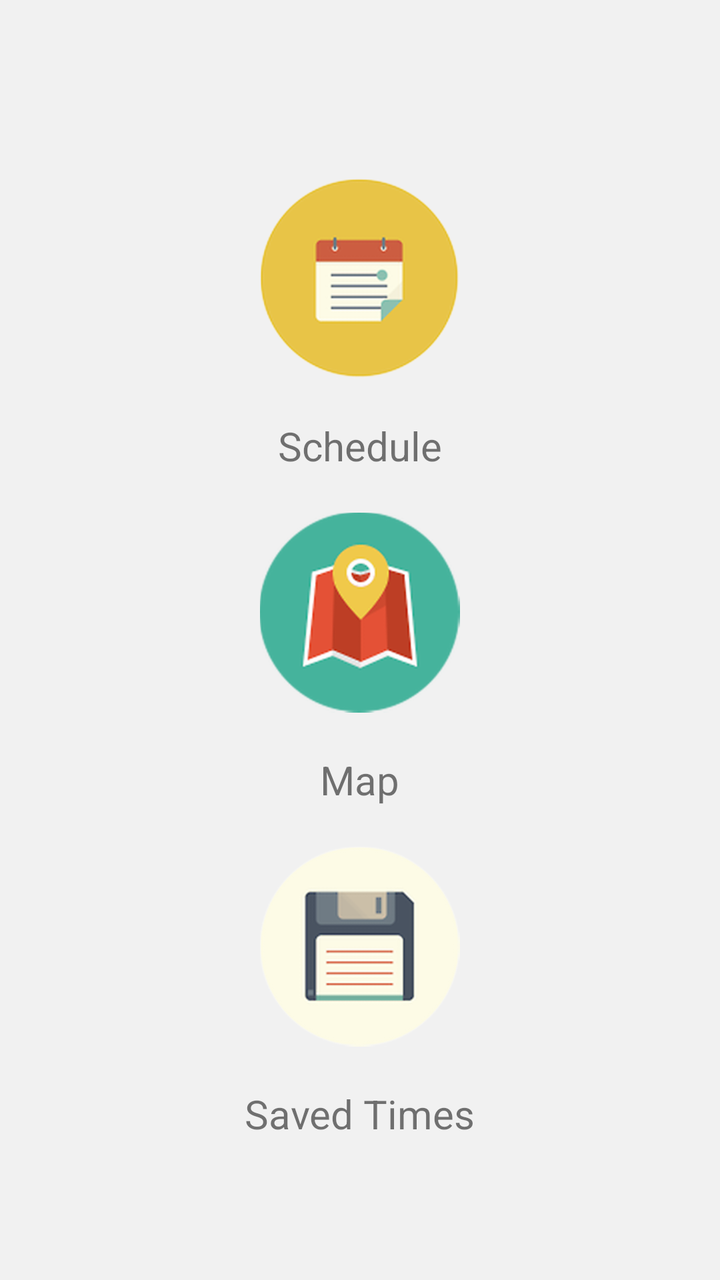
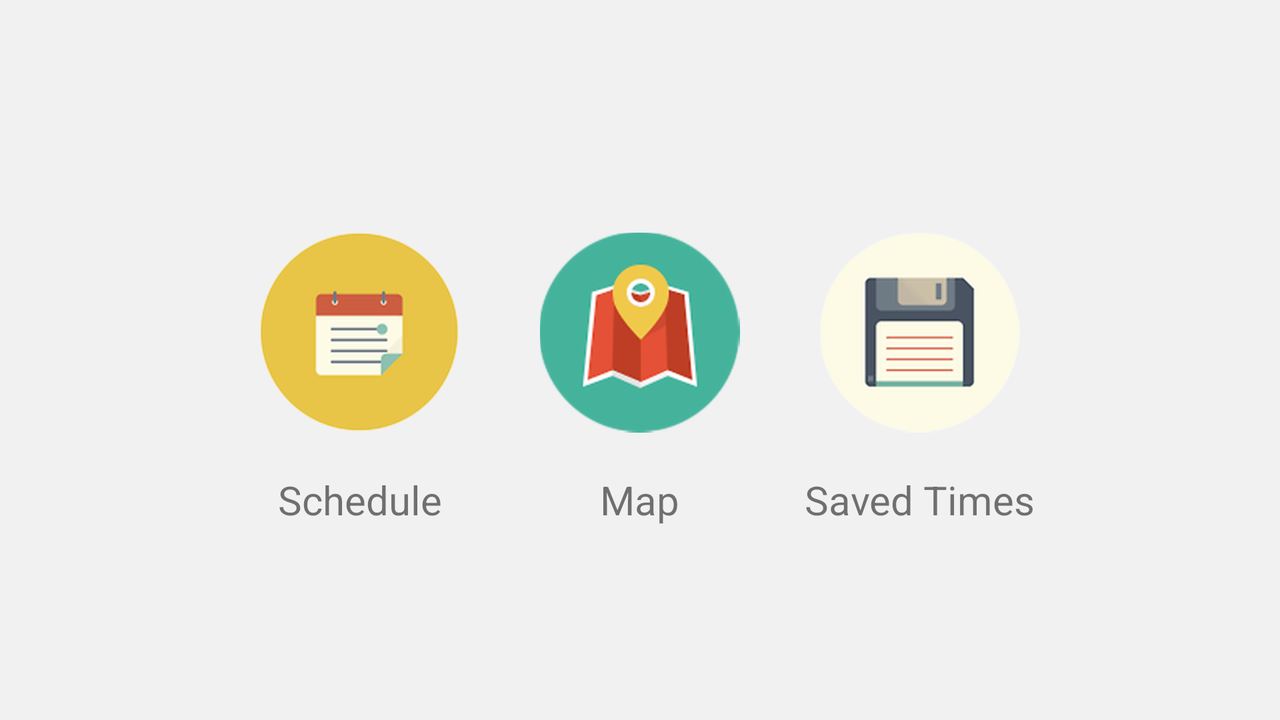

An Android layout and its configuration variant, each rendered on a device that would load it. The default file and the variant file are quoted in full after the pictures.
<!-- AndroidManifest.xml: application theme AppTheme -->
<!-- res/layout/main_screen_layout.xml -->
<?xml version="1.0" encoding="utf-8"?>
<RelativeLayout xmlns:android="http://schemas.android.com/apk/res/android"
    android:layout_width="fill_parent"
    android:layout_height="fill_parent"
    android:background="@color/menu_grey_background">
    <TableLayout
        android:layout_width="wrap_content"
        android:layout_height="wrap_content"
        android:layout_centerInParent="true">
        <LinearLayout xmlns:android="http://schemas.android.com/apk/res/android"
            android:layout_width="fill_parent"
            android:layout_height="fill_parent"
            android:orientation="vertical"
            android:layout_alignParentBottom="true"
            android:gravity="center">
            <ImageButton
                android:id="@+id/button_schedule"
                android:background="@null"
                android:src="@drawable/icon_schedule"
                android:layout_width="wrap_content"
                android:layout_height="100dp"
                android:layout_gravity="center"
                android:scaleType="fitXY"
                android:adjustViewBounds="true"
                android:layout_margin="20dp"/>
            <TextView
                android:id="@+id/label_schedule"
                android:layout_width="wrap_content"
                android:layout_height="wrap_content"
                android:layout_gravity="center"
                android:textSize="20sp"
                android:text="@string/label_schedule"/>
            <ImageButton
                android:id="@+id/button_map"
                android:background="@null"
                android:src="@drawable/icon_map"
                android:layout_width="wrap_content"
                android:layout_height="100dp"
                android:layout_gravity="center"
                android:scaleType="fitXY"
                android:adjustViewBounds="true"
                android:layout_margin="20dp"/>
            <TextView
                android:id="@+id/label_map"
                android:layout_width="wrap_content"
                android:layout_height="wrap_content"
                android:layout_gravity="center"
                android:textSize="20sp"
                android:text="@string/label_map"/>
            <ImageButton
                android:id="@+id/button_saved"
                android:background="@null"
                android:src="@drawable/icon_saved"
                android:layout_width="wrap_content"
                android:layout_height="100dp"
                android:layout_gravity="center"
                android:scaleType="fitXY"
                android:adjustViewBounds="true"
                android:layout_margin="20dp"/>
            <TextView
                android:id="@+id/label_saved"
                android:layout_width="wrap_content"
                android:layout_height="wrap_content"
                android:layout_gravity="center"
                android:textSize="20sp"
                android:text="@string/label_saved"/>
        </LinearLayout>
    </TableLayout>
</RelativeLayout>
<!-- resources referenced by this layout -->
<resources>
  <color name="menu_grey_background">#F1F1F1</color>
  <!-- drawable icon_map: png bitmap (drawable-ldpi, 3133 bytes) -->
  <!-- drawable icon_saved: png bitmap (drawable-ldpi, 2415 bytes) -->
  <!-- drawable icon_schedule: png bitmap (drawable-ldpi, 2715 bytes) -->
  <string name="label_map">Map</string>
  <string name="label_saved">Saved Times</string>
  <string name="label_schedule">Schedule</string>
  <style name="AppTheme" parent="Theme.AppCompat.Light.DarkActionBar">
          <item name="android:actionBarStyle">@style/MyActionBar</item>
      </style>
  <style name="MyActionBar" parent="@style/Widget.AppCompat.Light.ActionBar.Solid.Inverse">
          <item name="android:background">@color/action_bar</item>
      </style>
  <color name="action_bar">#4285F4</color>
</resources>
<!-- res/layout-land/main_screen_layout.xml (the repository's variant of the layout above) -->
<!-- drawn on the phone turned sideways -->
<?xml version="1.0" encoding="utf-8"?>
<RelativeLayout xmlns:android="http://schemas.android.com/apk/res/android"
    android:layout_width="fill_parent"
    android:layout_height="fill_parent"
    android:background="@color/menu_grey_background">
    <TableLayout
        android:layout_width="wrap_content"
        android:layout_height="wrap_content"
        android:layout_centerInParent="true">
        <LinearLayout xmlns:android="http://schemas.android.com/apk/res/android"
            android:layout_width="fill_parent"
            android:layout_height="fill_parent"
            android:orientation="horizontal"
            android:layout_alignParentBottom="true"
            android:gravity="center">
            <LinearLayout xmlns:android="http://schemas.android.com/apk/res/android"
                android:layout_width="wrap_content"
                android:layout_height="wrap_content"
                android:orientation="vertical"
                android:gravity="center">
            <ImageButton
                android:id="@+id/button_schedule"
                android:background="@null"
                android:src="@drawable/icon_schedule"
                android:layout_width="wrap_content"
                android:layout_height="100dp"
                android:layout_gravity="center"
                android:scaleType="fitXY"
                android:adjustViewBounds="true"
                android:layout_margin="20dp"/>
            <TextView
                android:id="@+id/label_schedule"
                android:layout_width="wrap_content"
                android:layout_height="wrap_content"
                android:layout_gravity="center"
                android:textSize="20sp"
                android:text="@string/label_schedule"/>
                </LinearLayout>
            <LinearLayout xmlns:android="http://schemas.android.com/apk/res/android"
                android:layout_width="wrap_content"
                android:layout_height="wrap_content"
                android:orientation="vertical"
                android:gravity="center">
            <ImageButton
                android:id="@+id/button_map"
                android:background="@null"
                android:src="@drawable/icon_map"
                android:layout_width="wrap_content"
                android:layout_height="100dp"
                android:layout_gravity="center"
                android:scaleType="fitXY"
                android:adjustViewBounds="true"
                android:layout_margin="20dp"/>
            <TextView
                android:id="@+id/label_map"
                android:layout_width="wrap_content"
                android:layout_height="wrap_content"
                android:layout_gravity="center"
                android:textSize="20sp"
                android:text="@string/label_map"/>
                </LinearLayout>
            <LinearLayout xmlns:android="http://schemas.android.com/apk/res/android"
                android:layout_width="wrap_content"
                android:layout_height="wrap_content"
                android:orientation="vertical"
                android:gravity="center">
            <ImageButton
                android:id="@+id/button_saved"
                android:background="@null"
                android:src="@drawable/icon_saved"
                android:layout_width="wrap_content"
                android:layout_height="100dp"
                android:layout_gravity="center"
                android:scaleType="fitXY"
                android:adjustViewBounds="true"
                android:layout_margin="20dp"/>
            <TextView
                android:id="@+id/label_saved"
                android:layout_width="wrap_content"
                android:layout_height="wrap_content"
                android:layout_gravity="center"
                android:textSize="20sp"
                android:text="@string/label_saved"/>
                </LinearLayout>
        </LinearLayout>
    </TableLayout>
</RelativeLayout>
